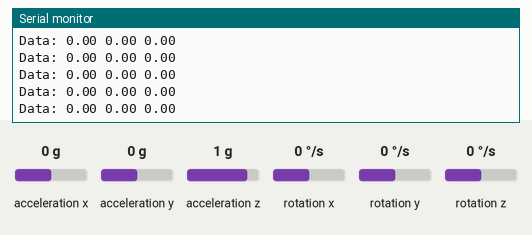
This sketch was run on a simulated Arduino Uno, built with avr-gcc and run on an emulated ATmega328P. On the bench: the last lines printed to the serial monitor. The inputs (shaded band) are chosen by the test bench; at power-on: acceleration x 0 g, acceleration y 0 g, rotation z 0 °/s, acceleration z 1 g, rotation x 0 °/s, rotation y 0 °/s.

Above: at 4.2 s.
4.3 s: acceleration x set to -1.4 g
At 5.3 s:
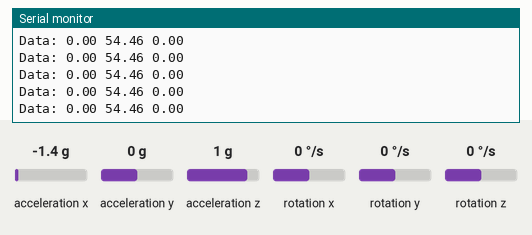
7.3 s: acceleration x set to 0 g
At 8.2 s:
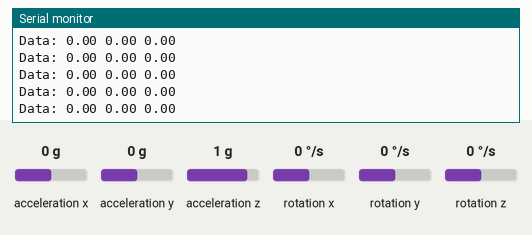
10.3 s: acceleration y set to -1.4 g
At 11.0 s:
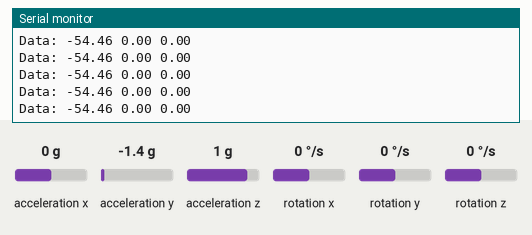
11.8 s: rotation z set to -192 °/s
At 12.5 s:
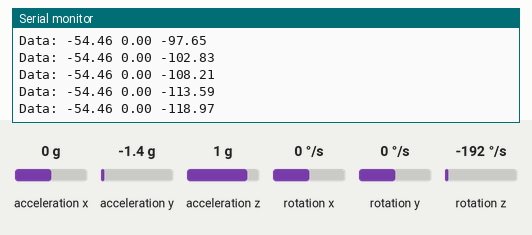
14.8 s: acceleration z set to -1.4 g
At 15.3 s:
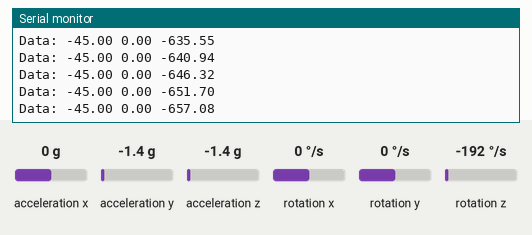
Timing chart, 0 to 17.8 s (numbered marks = the images above; inputs shaded):
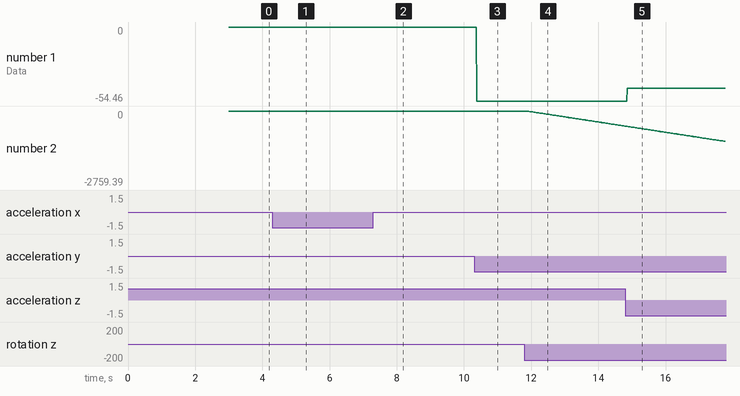

Measured:
- after the input at 4.3 s, the serial monitor: prints a new line after 0.08 s (image 1)
- after the input at 10.3 s, the serial monitor: prints a new line after 0.09 s (image 3)
- after the input at 11.8 s, the serial monitor: prints a new line after 0.08 s (image 4)
- plotted number 1: 0 → -54.46 after the input at 10.3 s
- plotted number 2: 0 → -560.22 after the input at 11.8 s

The sketch:

mpu6050-angulos.ino
```cpp
#include <MPU6050_tockn.h>
#include <Wire.h>

MPU6050 mpu6050(Wire);

void setup() {
  Serial.begin(9600);
  Wire.begin();
  mpu6050.begin();
  mpu6050.calcGyroOffsets(true);
  Serial.println();
}

void loop() {
  mpu6050.update();
  Serial.print("Data: ");
  Serial.print(mpu6050.getAngleX());
  Serial.print(" ");
  Serial.print(mpu6050.getAngleY());
  Serial.print(" ");
  Serial.println(mpu6050.getAngleZ());
}
```
